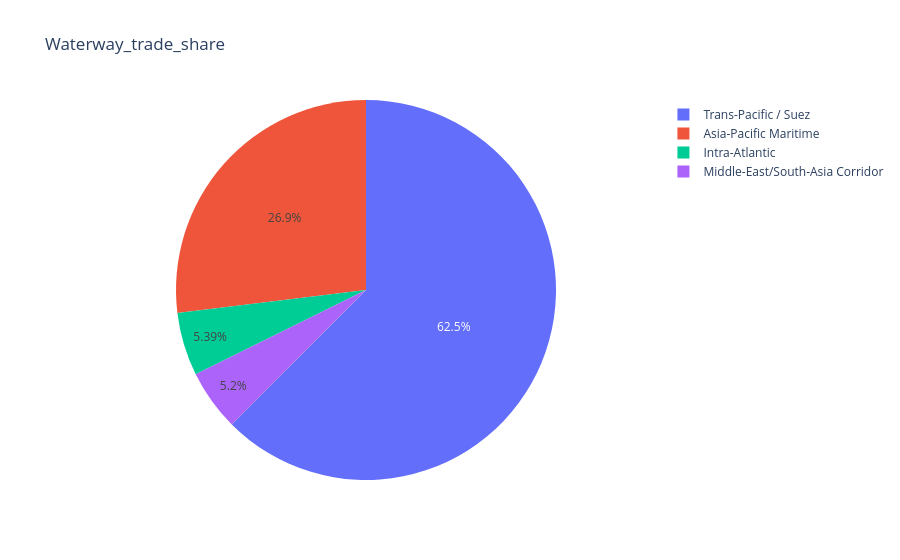

The notebook cell saved with this chart:
### Code cell
fig = px.pie(df1, values="trade_value_usd_millions" , names="trade_route", title="Waterway_trade_share")
fig.show()

### Figure 1 — Plotly figure (JSON) as saved in the notebook; plotly's stock layout.template omitted (floating-point values rounded to 4 significant figures; data arrays with more than 128 entries replaced by an {"elided": "..."} marker saying what was removed)
{"data": [{"domain": {"x": [0, 1], "y": [0, 1]}, "hovertemplate": "trade_route=%{label}<br>trade_value_usd_millions=%{value}<extra></extra>", "labels": {"elided": "5656 str values"}, "legendgroup": "", "name": "", "showlegend": true, "type": "pie", "values": {"elided": "5656 float values"}}], "layout": {"legend": {"tracegroupgap": 0}, "title": {"text": "Waterway_trade_share"}}}
